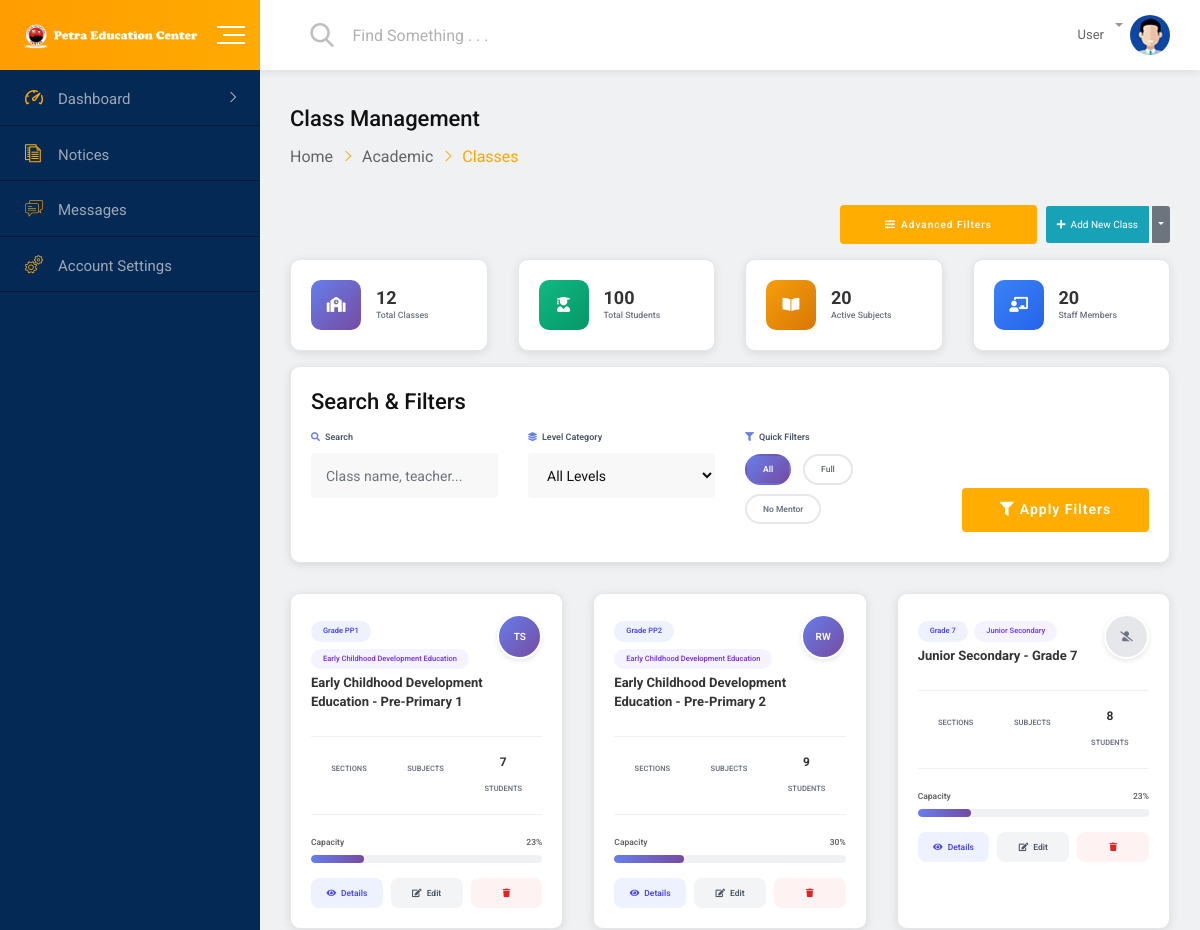
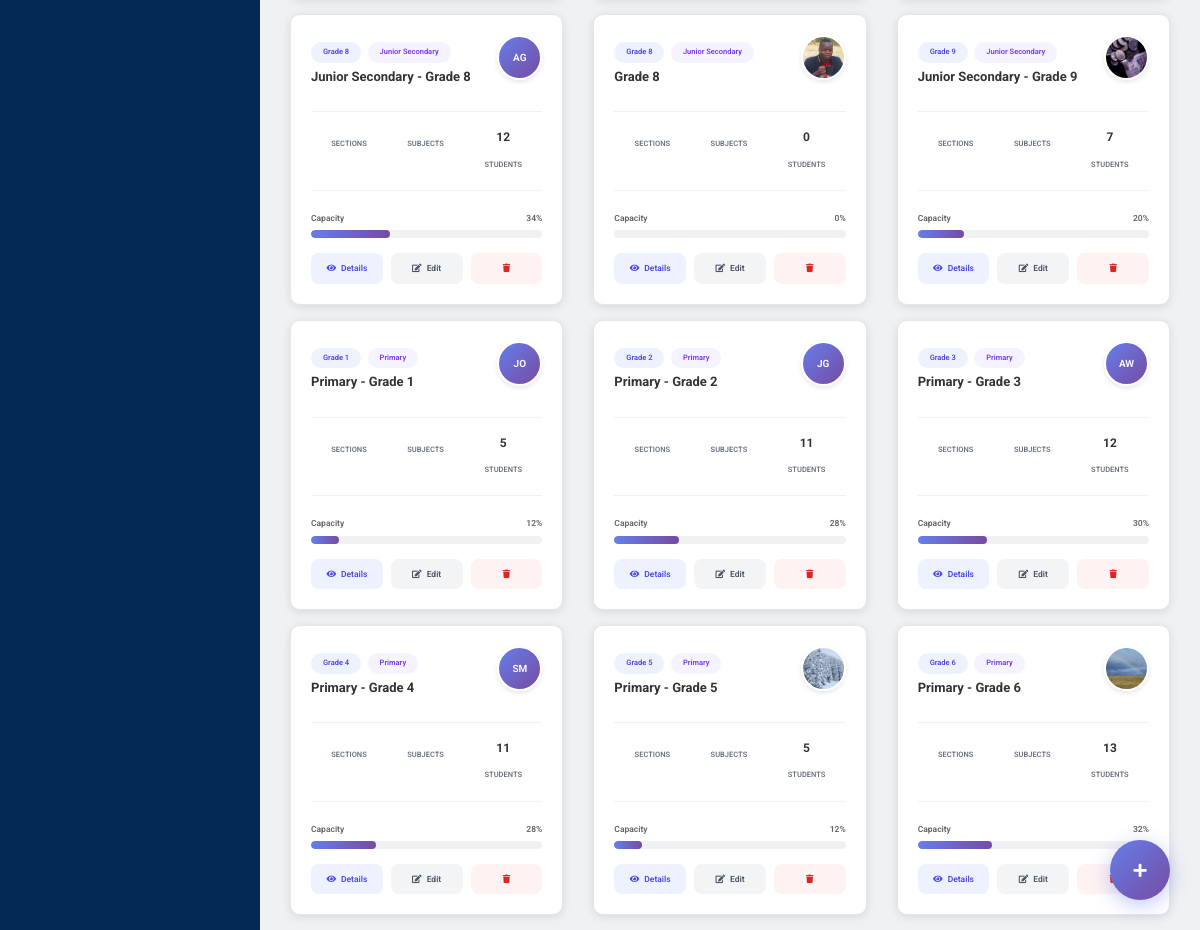
The app's page /dashboard/academic/classes/ with its own data (2 pictures, top to bottom).
### core/models.py (models this page shows, shortened)
class Class(models.Model):
    LEVEL_CATEGORIES = [
        ('ECDE', 'Early Childhood Development Education'),
        ('PRIMARY', 'Primary'),
        ('JUNIOR_SECONDARY', 'Junior Secondary'),
    ]
    GRADE_LEVELS = [
        ('PP1', 'Pre-Primary 1'),
        ('PP2', 'Pre-Primary 2'),
        ('1', 'Grade 1'),
        ('2', 'Grade 2'),
        ('3', 'Grade 3'),
        ('4', 'Grade 4'),
        ('5', 'Grade 5'),
        ('6', 'Grade 6'),
        ('7', 'Grade 7'),
        ('8', 'Grade 8'),
        ('9', 'Grade 9'),
    ]
    name = models.CharField(max_length=50)
    code = models.CharField(max_length=10, unique=True)
    level_category = models.CharField(max_length=20, choices=LEVEL_CATEGORIES)
    grade_level = models.CharField(max_length=3, choices=GRADE_LEVELS)
    capacity = models.IntegerField(default=30)
    class_teacher = models.ForeignKey('Teacher', on_delete=models.SET_NULL, null=True, blank=True)
    class Meta:
        ordering = ['level_category', 'grade_level']
        verbose_name_plural = 'Classes'

class Teacher(models.Model):
    GENDER_CHOICES = [
        ('M', 'Male'),
        ('F', 'Female'),
        ('O', 'Other'),
    ]
    TEACHING_LEVELS = [
        ('ECDE', 'ECDE'),
        ('PRIMARY', 'Primary'),
        ('JUNIOR_SECONDARY', 'Junior Secondary'),
        ('ALL', 'All Levels'),
    ]
    user = models.OneToOneField(User, on_delete=models.CASCADE, null=True, blank=True)
    teacher_id = models.CharField(max_length=20, unique=True)
    first_name = models.CharField(max_length=100)
    last_name = models.CharField(max_length=100)
    gender = models.CharField(max_length=1, choices=GENDER_CHOICES)
    date_of_birth = models.DateField()
    religion = models.CharField(max_length=50, blank=True)
    address = models.TextField()
    phone = models.CharField(max_length=15)
    email = models.EmailField()
    photo = models.ImageField(upload_to=teacher_photo_path, null=True, blank=True)
    qualification = models.CharField(max_length=200)
    specialization = models.CharField(max_length=100)
    experience = models.IntegerField(default=0)
    joining_date = models.DateField(default=timezone.now)
    salary = models.DecimalField(max_digits=10, decimal_places=2, default=0)
    teaching_level = models.CharField(max_length=20, choices=TEACHING_LEVELS, default='PRIMARY')
    subjects = models.ManyToManyField(Subject)
    is_active = models.BooleanField(default=True)
    created_at = models.DateTimeField(auto_now_add=True)
    updated_at = models.DateTimeField(auto_now=True)
    class_teacher = models.ForeignKey(Class, on_delete=models.SET_NULL, null=True, blank=True, related_name='class_teachers')
    assigned_classes = models.ManyToManyField(Class, related_name='assigned_teachers', blank=True)
    schedule = models.TextField(blank=True, null=True)
    is_online = models.BooleanField(default=False)
    last_activity = models.DateTimeField(default=timezone.now)
    class Meta:
        ordering = ['first_name', 'last_name']
    @property
    def full_name(self):
        return f"{self.first_name} {self.last_name}"

### dashboard/views.py (the view)
# urls.py: path('academic/classes/', views.manage_classes, name='manage_classes'),
def manage_classes(request):
    classes = Class.objects.select_related('class_teacher').prefetch_related(
        'section_set',
        'students'
    ).order_by('level_category', 'grade_level')
    search_query = request.GET.get('search', '')
    level_query = request.GET.get('level', '')
    if search_query:
        classes = classes.filter(
            Q(name__icontains=search_query) |
            Q(code__icontains=search_query)
        )
    if level_query:
        classes = classes.filter(level_category=level_query)
    for class_obj in classes:
        timetable_subjects = list(Subject.objects.filter(
            timetable__class_level=class_obj
        ).distinct())
        assignment_subjects = list(Subject.objects.filter(
            assignment__class_level=class_obj
        ).distinct())
        all_subjects = timetable_subjects + assignment_subjects
        class_obj.subjects = list({subject.id: subject for subject in all_subjects}.values())
        class_obj.sections_list = class_obj.section_set.all()
    subject_query = request.GET.get('subject', '')
    if subject_query:
        classes = [cls for cls in classes if any(
            subject_query.lower() in subject.name.lower()
            for subject in cls.subjects
        )]
    total_classes = Class.objects.count()
    total_subjects = Subject.objects.count()
    total_students = Student.objects.count()
    total_teachers = Teacher.objects.count()
    context = {
        'classes': classes,
        'total_classes': total_classes,
        'total_subjects': total_subjects,
        'total_students': total_students,
        'total_teachers': total_teachers,
    }
    return render(request, 'academic/manage_classes.html', context)

### templates/academic/manage_classes.html (shortened to what this page needs)
{% extends 'base.html' %}
{% load static %}
{% block extra_css %}
<link rel="stylesheet" href="{% static 'css/jquery.dataTables.min.css' %}">
{% endblock %}
{% block content %}
<div id="wrapper" class="wrapper bg-ash">
    {% include 'includes/header.html' %}
    <div class="dashboard-page-one">
        {% include 'includes/sidebar.html' %}
        <div class="dashboard-content-one">
            <div class="breadcrumbs-area">
                <h3>Class Management</h3>
                <ul>
                    <li>
                        <a href="{% url 'dashboard' %}">Home</a>
                    </li>
                    <li>
                        <a href="#">Academic</a>
                    </li>
                    <li>Classes</li>
                </ul>
            </div>
            <div class="row mb-4">
                <div class="col-12 text-right">
                    <button class="btn btn-fill-lg btn-gradient-yellow mr-2" onclick="showFilterModal()">
                        <i class="fas fa-sliders-h mr-2"></i>Advanced Filters
                    </button>
                    <div class="btn-group">
                        <a href="{% url 'add_class' %}" class="btn btn-info p-3 btn-gradient-dark">
                            <i class="fas fa-plus mr-2"></i>Add New Class
                        </a>&nbsp;
                        <button type="button" class="btn btn-secondary p-2 dropdown-toggle dropdown-toggle-split" data-toggle="dropdown" aria-haspopup="true" aria-expanded="false">
                        </button>
                    </div>
                </div>
            </div>
            <div class="row mb-4">
                <div class="col-xl-3 col-lg-6 col-12">
                    <div class="stats-card d-flex align-items-center">
                        <div class="stats-icon primary">
                            <i class="fas fa-school text-white"></i>
                        </div>
                        <div>
                            <div class="stats-value">{{ total_classes|default:"0" }}</div>
                            <div class="stats-label">Total Classes</div>
                        </div>
                    </div>
                </div>
                <div class="col-xl-3 col-lg-6 col-12">
                    <div class="stats-card d-flex align-items-center">
                        <div class="stats-icon success">
                            <i class="fas fa-user-graduate text-white"></i>
                        </div>
                        <div>
                            <div class="stats-value">{{ total_students|default:"0" }}</div>
                            <div class="stats-label">Total Students</div>
                        </div>
                    </div>
                </div>
                <div class="col-xl-3 col-lg-6 col-12">
                    <div class="stats-card d-flex align-items-center">
                        <div class="stats-icon warning">
                            <i class="fas fa-book-open text-white"></i>
                        </div>
                        <div>
                            <div class="stats-value">{{ total_subjects|default:"0" }}</div>
                            <div class="stats-label">Active Subjects</div>
                        </div>
                    </div>
                </div>
                <div class="col-xl-3 col-lg-6 col-12">
                    <div class="stats-card d-flex align-items-center">
                        <div class="stats-icon info">
                            <i class="fas fa-chalkboard-teacher text-white"></i>
                        </div>
                        <div>
                            <div class="stats-value">{{ total_teachers|default:"0" }}</div>
                            <div class="stats-label">Staff Members</div>
                        </div>
                    </div>
                </div>
            </div>
            <div class="filter-card">
                <div class="heading-layout1">
                    <div class="item-title">
                        <h3>Search & Filters</h3>
                    </div>
                </div>
                <form method="GET" class="row">
                    <div class="col-3-xxxl col-xl-3 col-lg-3 col-12 form-group">
                        <label class="filter-label"><i class="fas fa-search"></i>Search</label>
                        <input type="text" name="search" class="form-control" placeholder="Class name, teacher..." value="{{ request.GET.search }}">
                    </div>
                    <div class="col-3-xxxl col-xl-3 col-lg-3 col-12 form-group">
                        <label class="filter-label"><i class="fas fa-layer-group"></i>Level Category</label>
                        <select name="level" class="form-control">
                            <option value="">All Levels</option>
                        </select>
                    </div>
                    <div class="col-3-xxxl col-xl-3 col-lg-3 col-12 form-group">
                        <label class="filter-label"><i class="fas fa-filter"></i>Quick Filters</label>
                        <div>
                            <span class="filter-chip {% if not request.GET.filter %}active{% endif %}" onclick="setFilter('all')">All</span>
                            <span class="filter-chip" onclick="setFilter('full')">Full</span>
                            <span class="filter-chip" onclick="setFilter('no-teacher')">No Mentor</span>
                        </div>
                    </div>
                    <div class="col-3-xxxl col-xl-3 col-lg-3 col-12 form-group d-flex align-items-end">
                        <button type="submit" class="fw-btn-fill btn-gradient-yellow btn-block">
                            <i class="fas fa-filter mr-2"></i>Apply Filters
                        </button>
                    </div>
                </form>
            </div>
            <div id="classesContainer">
                {% if classes %}
                <div class="row">
                    {% for class in classes %}
                    <div class="col-xl-4 col-lg-6 col-12 mb-4">
                        <div class="class-card">
                            <div class="class-header">
                                <div class="class-title">
                                    <div class="mb-2">
                                        <span class="class-badge badge-primary mr-1">Grade {{ class.grade_level }}</span>
                                        <span class="class-badge badge-purple">{{ class.get_level_category_display }}</span>
                                    </div>
                                    <h3>{{ class.name }}</h3>
                                </div>
                                <div>
                                    {% if class.class_teacher %}
                                        {% if class.class_teacher.photo %}
                                        <img src="{{ class.class_teacher.photo.url }}" class="teacher-avatar" alt="{{ class.class_teacher.full_name }}" data-toggle="tooltip" title="Class Teacher: {{ class.class_teacher.full_name }}">
                                        {% else %}
                                        <div class="teacher-avatar-placeholder" data-toggle="tooltip" title="Class Teacher: {{ class.class_teacher.full_name }}">
                                            {{ class.class_teacher.first_name|first }}{{ class.class_teacher.last_name|first }}
                                        </div>
                                        {% endif %}
                                    {% else %}
                                    <div class="teacher-avatar-placeholder" style="background: #e5e7eb; color: #6b7280;" data-toggle="tooltip" title="No class teacher assigned">
                                        <i class="fas fa-user-slash"></i>
                                    </div>
                                    {% endif %}
                                </div>
                            </div>
                            <div class="class-stats">
                                <div class="stat-item">
                                    <span class="stat-text">Sections</span>
                                </div>
                                <div class="stat-item">
                                    <span class="stat-text">Subjects</span>
                                </div>
                                <div class="stat-item">
                                    <span class="stat-number">{{ class.students.count }}</span>
                                    <span class="stat-text">Students</span>
                                </div>
                            </div>
                            <div class="progress-container">
                                <div class="progress-info">
                                    <span>Capacity</span>
                                    <span>{% widthratio class.students.count class.capacity 100 %}%</span>
                                </div>
                                <div class="progress">
                                    <div class="progress-bar" style="width: {% widthratio class.students.count class.capacity 100 %}%"></div>
                                </div>
                            </div>
                            <div class="action-buttons">
                                <a href="#" class="btn-action btn-view" onclick="viewClass('{{ class.id }}')">
                                    <i class="fas fa-eye"></i>Details
                                </a>
                                <a href="{% url 'edit_class' class.id %}" class="btn-action btn-edit">
                                    <i class="fas fa-edit"></i> Edit
                                </a>
                                <button class="btn-action btn-delete" onclick="deleteClass('{{ class.id }}', '{{ class.name }}')">
                                    <i class="fas fa-trash"></i>
                                </button>
                            </div>
                        </div>
                    </div>
                    {% endfor %}
                </div>
                {% endif %}
            </div>
        </div>
    </div>
</div>
<div style="position: fixed; bottom: 30px; right: 30px; z-index: 1000;">
    <button class="fab-button" onclick="toggleFabMenu()">
        <i class="fas fa-plus"></i>
    </button>
</div>
{% endblock %}

### records on screen
Class: grade_level "PP1", level_category "Early Childhood Development Education", name "Early Childhood Development Education - Pre-Primary 1", class_teacher.first_name|first "T", class_teacher.last_name|first "S", students.count "7", id+capacity "23"
Class: grade_level "PP2", level_category "Early Childhood Development Education", name "Early Childhood Development Education - Pre-Primary 2", class_teacher.first_name|first "R", class_teacher.last_name|first "W", students.count "9", id+capacity "30"
Class: grade_level "7", level_category "Junior Secondary", name "Junior Secondary - Grade 7", students.count "8", id+capacity "23"
Class: grade_level "8", level_category "Junior Secondary", name "Junior Secondary - Grade 8", class_teacher.first_name|first "A", class_teacher.last_name|first "G", students.count "12", id+capacity "34"
Class: grade_level "8", level_category "Junior Secondary", name "Grade 8", class_teacher.photo (picture), students.count "0", id+capacity "0"
Class: grade_level "9", level_category "Junior Secondary", name "Junior Secondary - Grade 9", class_teacher.photo (picture), students.count "7", id+capacity "20"
Class: grade_level "1", level_category "Primary", name "Primary - Grade 1", class_teacher.first_name|first "J", class_teacher.last_name|first "O", students.count "5", id+capacity "12"
Class: grade_level "2", level_category "Primary", name "Primary - Grade 2", class_teacher.first_name|first "J", class_teacher.last_name|first "G", students.count "11", id+capacity "28"
Class: grade_level "3", level_category "Primary", name "Primary - Grade 3", class_teacher.first_name|first "A", class_teacher.last_name|first "W", students.count "12", id+capacity "30"
Class: grade_level "4", level_category "Primary", name "Primary - Grade 4", class_teacher.first_name|first "S", class_teacher.last_name|first "M", students.count "11", id+capacity "28"
Class: grade_level "5", level_category "Primary", name "Primary - Grade 5", class_teacher.photo (picture), students.count "5", id+capacity "12"
Class: grade_level "6", level_category "Primary", name "Primary - Grade 6", class_teacher.photo (picture), students.count "13", id+capacity "32"

### other values on screen
{{ total_classes|default:"0" }} "12"
{{ total_students|default:"0" }} "100"
{{ total_subjects|default:"0" }} "20"
{{ total_teachers|default:"0" }} "20"
